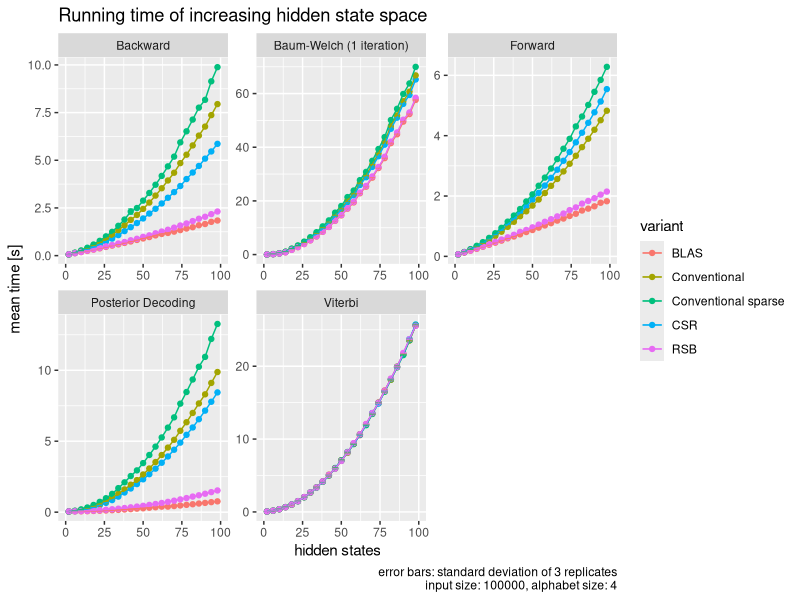
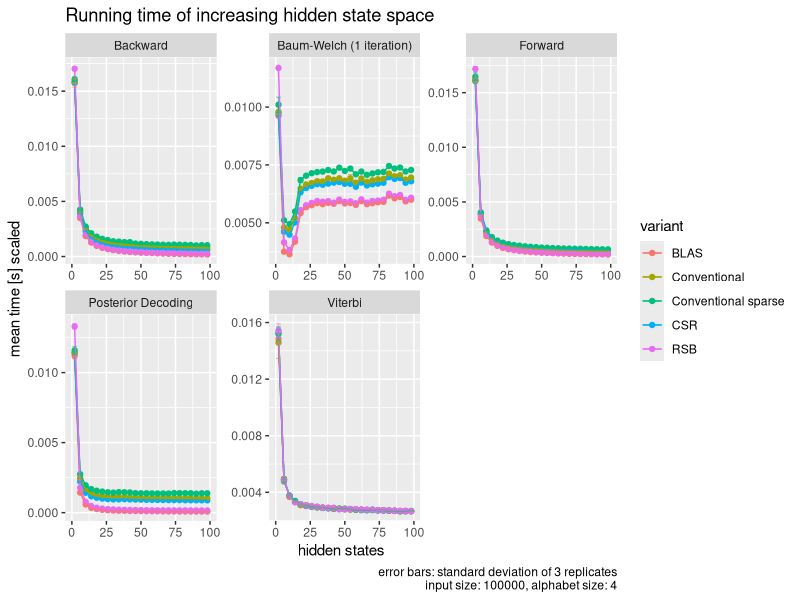
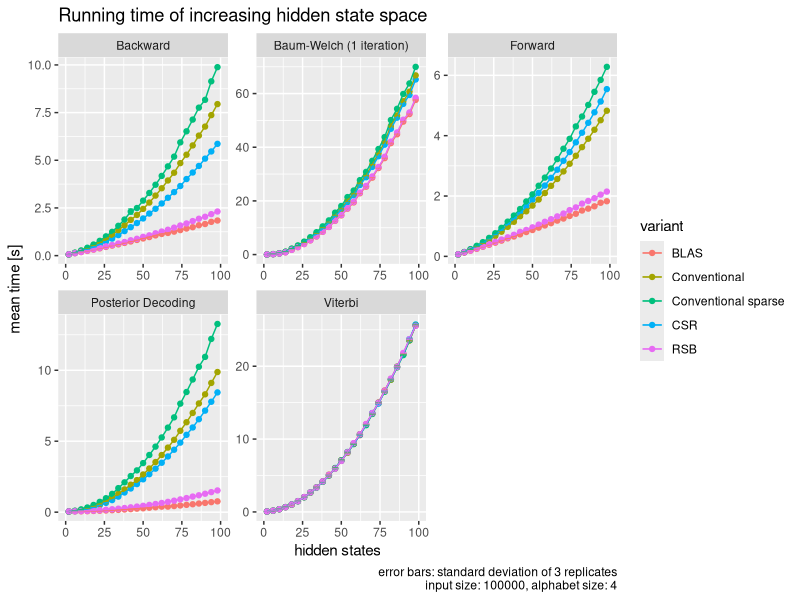
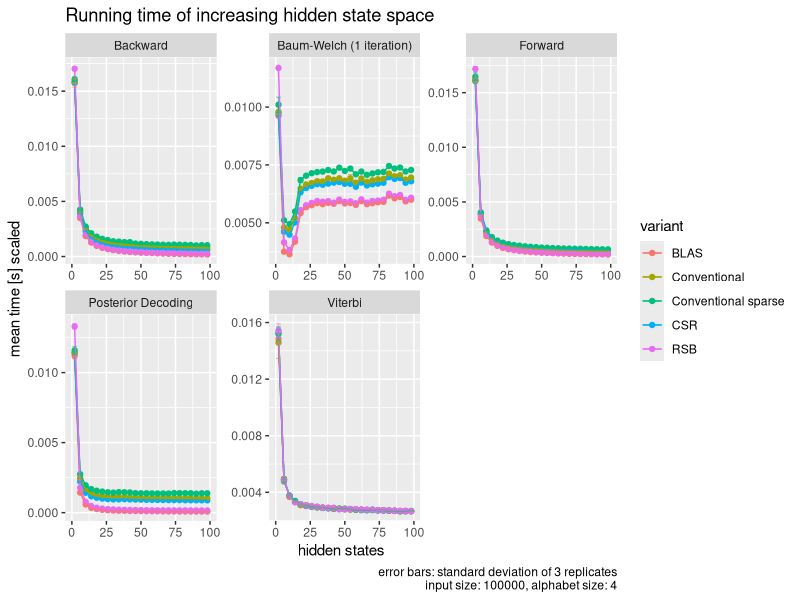

Write R code to recreate these figures, in order.
library(tidyverse)
library(ggpubr)
library(svglite)

setwd("~/bioinformatics/hmm/git_tc_hmmmlib/test_framework/plots")

data = read_csv("../running_times/running_time_C3.csv", col_names = T)
#names(data) = c('test', 'observations', 'time', 'algorithm', 'variant', 'iterations')
#data_statespace = data %>% filter(test == "statespace")
data$algorithm = data %>% pull(algorithm) %>% recode(forward = "Forward",
                                                     backward_time = "Backward",
                                                     baumWelch = "Baum-Welch (1 iteration)",
                                                     posteriorDecoding = "Posterior Decoding",
                                                     viterbi = "Viterbi")

caption = "error bars: standard deviation of 3 replicates\ninput size: 100000, alphabet size: 4"

data_statespace_grouped = data %>%
    group_by(observations, algorithm, variant) %>%
    summarise(mean = mean(time), sd = sd(time))

data_statespace_grouped %>% ggplot(aes(observations, mean, color = variant)) +
    geom_point() +
    geom_line() +
    geom_errorbar(aes(ymin = (mean - sd), ymax = (mean + sd)), size = 0.3, alpha = .65) +
    facet_wrap(. ~ algorithm, scales = "free") +
    labs(
        x = "hidden states",
        y = "mean time [s]",
        caption = caption,
        title = "Running time of increasing hidden state space"
    )
ggsave("figure_C3_raw.pdf", height = 5, width = 9)

data_statespace_grouped %>% ggplot(aes(observations, mean / (observations ^ 2), color = variant)) +
    geom_point() +
    geom_line() +
    geom_errorbar(
        aes(
            ymin = (mean - sd) / observations ^ 2,
            ymax = (mean + sd) / observations ^ 2
        ),
        size = 0.3,
        alpha = .65
    ) +
    facet_wrap(. ~ algorithm, scales = "free") +
    labs(
        x = "hidden states",
        y = "mean time [s] scaled",
        caption = caption,
        title = "Running time of increasing hidden state space"
    )
ggsave("figure_C3_scaled.pdf",
       height = 5,
       width = 9)
